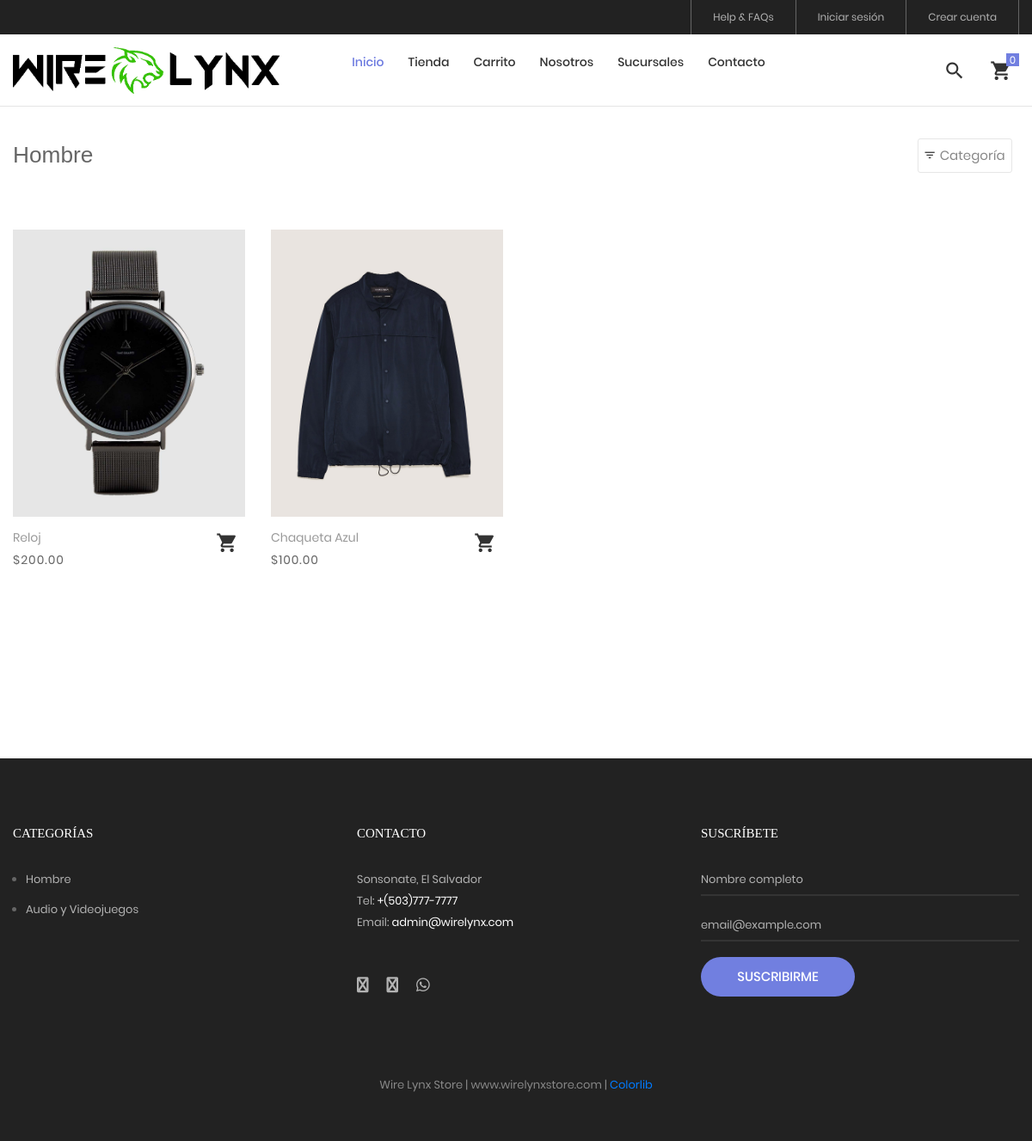
/tienda/categoria/1/hombre, run on the app's committed database.
### tables this page shows
CREATE TABLE IF NOT EXISTS `producto` (
  `idproducto` bigint(20) NOT NULL AUTO_INCREMENT,
  `categoriaid` bigint(20) NOT NULL,
  `codigo` varchar(30) NOT NULL,
  `nombre` varchar(255) NOT NULL,
  `descripcion` text NOT NULL,
  `precio` decimal(11,2) NOT NULL,
  `stock` int(11) NOT NULL,
  `imagen` varchar(100) DEFAULT NULL,
  `datecreated` datetime NOT NULL DEFAULT CURRENT_TIMESTAMP,
  `ruta` varchar(255) NOT NULL,
  `status` int(11) NOT NULL DEFAULT '1',
  PRIMARY KEY (`idproducto`),
  KEY `categoriaid` (`categoriaid`)
);

CREATE TABLE IF NOT EXISTS `categoria` (
  `idcategoria` bigint(20) NOT NULL AUTO_INCREMENT,
  `nombre` varchar(255) NOT NULL,
  `descripcion` text NOT NULL,
  `portada` varchar(100) NOT NULL,
  `datecreated` datetime NOT NULL DEFAULT CURRENT_TIMESTAMP,
  `ruta` varchar(255) NOT NULL,
  `status` int(11) NOT NULL DEFAULT '1',
  PRIMARY KEY (`idcategoria`)
);

### Libraries/Core/Views.php (called while the page is built)
<?php
	class Views
	{
		function getView($controller,$view,$data="")
		{
			$controller = get_class($controller);
			if($controller == "Home"){
				$view = "Views/".$view.".php";
			}else{
				$view = "Views/".$controller."/".$view.".php";
			}
			require_once ($view);
		}
	}
 ?>

### index.php (called while the page is built, shortened)
<?php
	require_once("Helpers/Helpers.php");
	require_once("Libraries/Core/Load.php");

### Libraries/Core/Mysql.php (called while the page is built, shortened)
<?php
	class Mysql extends Conexion
	{
		private $conexion;
		function __construct()
		{
			$this->conexion = new Conexion();
			$this->conexion = $this->conexion->conect();
		}
		public function select(string $query)
		{
			$this->strquery = $query;
        	$result = $this->conexion->prepare($this->strquery);
			$result->execute();
        	$data = $result->fetch(PDO::FETCH_ASSOC);
        	return $data;
		}
		public function select_all(string $query)
		{
			$this->strquery = $query;
        	$result = $this->conexion->prepare($this->strquery);
			$result->execute();
        	$data = $result->fetchall(PDO::FETCH_ASSOC);
        	return $data;
		}
	}
 ?>

### Libraries/Core/Conexion.php (called while the page is built)
<?php
class Conexion{
	private $conect;
	public function __construct(){
		$connectionString = "mysql:host=".DB_HOST.";dbname=".DB_NAME.";charset=".DB_CHARSET;
		try{
			$this->conect = new PDO($connectionString, DB_USER, DB_PASSWORD);
			$this->conect->setAttribute(PDO::ATTR_ERRMODE, PDO::ERRMODE_EXCEPTION);
		}catch(PDOException $e){
			$this->conect = 'Error de conexión';
		    echo "ERROR: " . $e->getMessage();
		}
	}
	public function conect(){
		return $this->conect;
	}
}
?>

### Models/TProducto.php (called while the page is built, shortened)
<?php
require_once("Libraries/Core/Mysql.php");
trait TProducto{
	public function getProductosCategoriaT(int $idcategoria, string $ruta, $desde = null, $porpagina = null){
		$this->intIdcategoria = $idcategoria;
		$this->strRuta = $ruta;
		$where = "";
		if(is_numeric($desde) AND is_numeric($porpagina)){
			$where = " LIMIT ".$desde.",".$porpagina;
		}
		$this->con = new Mysql();
		$sql_cat = "SELECT idcategoria,nombre,ruta FROM categoria WHERE idcategoria = '{$this->intIdcategoria}'";
		$request = $this->con->select($sql_cat);
		if(!empty($request)){
			$this->strCategoria = $request['nombre'];
			$this->strRutaCategoria = $request['ruta'];
			$sql = "SELECT p.idproducto,
							p.codigo,
							p.nombre,
							p.descripcion,
							p.categoriaid,
							c.nombre as categoria,
							p.precio,
							p.ruta,
							p.stock
					FROM producto p
					INNER JOIN categoria c
					ON p.categoriaid = c.idcategoria
					WHERE p.status != 0 AND p.categoriaid = $this->intIdcategoria AND c.ruta = '{$this->strRuta}'
					ORDER BY p.idproducto DESC ".$where;
					$request = $this->con->select_all($sql);
					if(count($request) > 0){
						for ($c=0; $c < count($request) ; $c++) {
							$intIdProducto = $request[$c]['idproducto'];
							$sqlImg = "SELECT img
									FROM imagen
									WHERE productoid = $intIdProducto";
							$arrImg = $this->con->select_all($sqlImg);
							if(count($arrImg) > 0){
								for ($i=0; $i < count($arrImg); $i++) {
									$arrImg[$i]['url_image'] = media().'/images/uploads/'.$arrImg[$i]['img'];
								}
							}
							$request[$c]['images'] = $arrImg;
						}
					}
			$request = array('idcategoria' => $this->intIdcategoria,
								'ruta' => $this->strRutaCategoria,
								'categoria' => $this->strCategoria,
								'productos' => $request
							);
		}
		return $request;
	}
}
 ?>

### Helpers/Helpers.php (called while the page is built, shortened)
<?php
	function base_url()
	{
		return BASE_URL;
	}
    function footerTienda($data="")
    {
        $view_footer = "Views/Template/footer_tienda.php";
        require_once ($view_footer);
    }
    function formatMoney($cantidad){
        $cantidad = number_format($cantidad,2,SPD,SPM);
        return $cantidad;
    }
    function getCatFooter(){
        require_once ("Models/CategoriasModel.php");
        $objCategoria = new CategoriasModel();
        $request = $objCategoria->getCategoriasFooter();
        return $request;
    }
    function getInfoPage(int $idpagina){
        require_once("Libraries/Core/Mysql.php");
        $con = new Mysql();
        $sql = "SELECT * FROM post WHERE idpost = $idpagina";
        $request = $con->select($sql);
        return $request;
    }
 ?>

### Models/CategoriasModel.php (called while the page is built, shortened)
<?php
	class CategoriasModel extends Mysql
	{
		public function getCategoriasFooter(){
			$sql = "SELECT idcategoria, nombre, descripcion, portada, ruta
					FROM categoria WHERE  status = 1 AND idcategoria IN (".CAT_FOOTER.")";
			$request = $this->select_all($sql);
			if(count($request) > 0){
				for ($c=0; $c < count($request) ; $c++) {
					$request[$c]['portada'] = BASE_URL.'/Assets/images/uploads/'.$request[$c]['portada'];
				}
			}
			return $request;
		}
	}
 ?>

### Views/Tienda/categoria.php (the view, shortened to what this page needs)
<?php
$arrProductos = $data['productos'];
 ?>
<br><br><br>
<hr>
	<div class="bg0 m-t-23 p-b-140">
		<div class="container">
			<div class="flex-w flex-sb-m p-b-52">
				<div class="flex-w flex-l-m filter-tope-group m-tb-10">
					<h3><?= $data['page_title']; ?></h3>
				</div>
				<div class="flex-w flex-c-m m-tb-10">
					<div class="flex-c-m stext-106 cl6 size-104 bor4 pointer hov-btn3 trans-04 m-r-8 m-tb-4 js-show-filter">
						<i class="icon-filter cl2 m-r-6 fs-15 trans-04 zmdi zmdi-filter-list"></i>
						 Categoría &nbsp;
					</div>
				</div>
			</div>
			<div class="row isotope-grid">
			<?php
			if(!empty($arrProductos)){
				for ($p=0; $p < count($arrProductos); $p++) {
					$ruta = $arrProductos[$p]['ruta'];
					if(count($arrProductos[$p]['images']) > 0 ){
						$portada = $arrProductos[$p]['images'][0]['url_image'];
					}else{
						$portada = media().'/images/uploads/product.png';
					}
			 ?>
				<div class="col-sm-6 col-md-4 col-lg-3 p-b-35 isotope-item women">
					<div class="block2">
						<div class="block2-pic hov-img0">
							<img src="<?= $portada ?>" alt="<?= $arrProductos[$p]['nombre'] ?>">
						</div>
						<div class="block2-txt flex-w flex-t p-t-14">
							<div class="block2-txt-child1 flex-col-l ">
								<a href="<?= base_url().'/tienda/producto/'.$arrProductos[$p]['idproducto'].'/'.$ruta; ?>" class="stext-104 cl4 hov-cl1 trans-04 js-name-b2 p-b-6">
									<?= $arrProductos[$p]['nombre'] ?>
								</a>
								<span class="stext-105 cl3">
									<?= SMONEY.formatMoney($arrProductos[$p]['precio']); ?>
								</span>
							</div>
							<div class="block2-txt-child2 flex-r p-t-3">
								<a href="#"
								 id="<?= openssl_encrypt($arrProductos[$p]['idproducto'],METHODENCRIPT,KEY); ?>"
								 class="btn-addwish-b2 dis-block pos-relative js-addwish-b2 js-addcart-detail
								 icon-header-item cl2 hov-cl1 trans-04 p-l-22 p-r-11
								 ">
									<i class="zmdi zmdi-shopping-cart"></i>
								</a>
							</div>
						</div>
					</div>
				</div>
			<?php
				}
			}else{
				?>
			<p>No hay productos para mostrar <a href="<?= base_url() ?>/tienda"> Ver productos</a></p>
			<?php
			}
			?>
			</div>
			<?php
				if(count($data['productos']) > 0){
			 ?>
			<div class="flex-c-m flex-w w-full p-t-45">
			</div>
			<?php
				}
			 ?>
		</div>
	</div>
<?php
	footerTienda($data);
?>

### Views/Template/footer_tienda.php (shortened to what this page needs)
	<?php
		$catFotter = getCatFooter();
	 ?>
	<footer class="bg3 p-t-75 p-b-32">
		<div class="container">
			<div class="row">
				<div class="col-sm-6 col-lg-4 p-b-50">
					<h4 class="stext-301 cl0 p-b-30">
						Categorías
					</h4>
					<?php if(count($catFotter) > 0){ ?>
					<ul>
						<?php foreach ($catFotter as $cat) { ?>
						<li class="p-b-10">
							<a href="<?= base_url() ?>/tienda/categoria/<?= $cat['idcategoria'].'/'.$cat['ruta'] ?>" class="stext-107 cl7 hov-cl1 trans-04">
								<?= $cat['nombre'] ?>
							</a>
						</li>
						<?php } ?>
					</ul>
					<?php } ?>
				</div>
				<div class="col-sm-6 col-lg-4 p-b-50">
					<h4 class="stext-301 cl0 p-b-30">
						Contacto
					</h4>
					<p class="stext-107 cl7 size-201">
						<?= DIRECCION ?> <br>
						Tel: <a class="linkFooter" href="tel:<?= TELEMPRESA ?>"><?= TELEMPRESA ?></a><br>
						Email: <a class="linkFooter" href="mailto:<?= EMAIL_EMPRESA ?>"><?= EMAIL_EMPRESA ?></a>
					</p>
					<div class="p-t-27">
						<a href="<?= FACEBOOK ?>" target="_blanck" class="fs-18 cl7 hov-cl1 trans-04 m-r-16">
							<i class="fa fa-facebook"></i>
						</a>
						<a href="<?= INSTAGRAM ?>" target="_blanck"  class="fs-18 cl7 hov-cl1 trans-04 m-r-16">
							<i class="fa fa-instagram"></i>
						</a>
						<a href="https://wa.me/<?= WHATSAPP ?>" target="_blanck"  class="fs-18 cl7 hov-cl1 trans-04 m-r-16">
							<i class="fab fa-whatsapp"></i>
						</a>
					</div>
				</div>
				<div class="col-sm-6 col-lg-4 p-b-50">
					<h4 class="stext-301 cl0 p-b-30">
						Suscríbete
					</h4>
					<form id="frmSuscripcion" name="frmSuscripcion">
						<div class="wrap-input1 w-full p-b-4">
							<input class="input1 bg-none plh1 stext-107 cl7" type="text" id="nombreSuscripcion" name="nombreSuscripcion" placeholder="Nombre completo" required>
						</div>
						<br>
						<div class="wrap-input1 w-full p-b-4">
							<input class="input1 bg-none plh1 stext-107 cl7" type="email" id="emailSuscripcion" name="emailSuscripcion" placeholder="email@example.com" required >
						</div>
						<div class="p-t-18">
							<button class="flex-c-m stext-101 cl0 size-103 bg1 bor1 hov-btn2 p-lr-15 trans-04">
								Suscribirme
							</button>
						</div>
					</form>
				</div>
			</div>
			<div class="p-t-40">
				<p class="stext-107 cl6 txt-center">
					<?= NOMBRE_EMPESA; ?> | <?= WEB_EMPRESA; ?> | <a href="https://colorlib.com" target="_blank">Colorlib</a>
				</p>
			</div>
		</div>
	</footer>
</body>
</html>

### Assets/tienda/css/main.css (style rules this page uses)
.container { max-width: 1380px; }
@media (max-width: 1600px) { .container { max-width: 1200px; } }
.container p { margin-bottom: 20px; }
.container ul, .container ol { margin-left: 15px; margin-bottom: 20px; }
.container ul, .container ul li { list-style: initial; }
.icon-header-item { position: relative; font-size: 26px; line-height: 1; cursor: pointer; }
.block2-pic { position: relative; }
.block2-txt-child1 { width: calc(100% - 30px); }
.block2-txt-child2 { width: 30px; }
.cl0 { color: #fff; }
.cl2 { color: #333; }
.cl3 { color: #666; }
.cl4 { color: #999; }
.cl6 { color: #888; }
.cl7 { color: #b2b2b2; }
.stext-101 { font-family: Poppins-Medium; font-size: 15px; line-height: 1.466667; text-transform: uppercase; }
.stext-104 { font-family: Poppins-Regular; font-size: 14px; line-height: 1.466667; }
.stext-105 { font-family: Poppins-Regular; font-size: 14px; line-height: 1.466667; letter-spacing: 1px; }
.stext-106 { font-family: Poppins-Regular; font-size: 15px; line-height: 1.2; }
.stext-107 { font-family: Poppins-Regular; font-size: 13px; line-height: 1.923; }
.stext-301 { font-family: Montserrat-Bold; font-size: 15px; line-height: 1.6; text-transform: uppercase; }
.size-103 { min-width: 179px; height: 46px; }
.size-104 { min-width: 94px; height: 40px; }
.size-201 { max-width: 270px; }
.bg-none { background-color: transparent; }
.bg0 { background-color: #fff; }
.bg1 { background-color: #717fe0; }
.bg3 { background-color: #222; }
.bor1 { border-radius: 23px; }
.bor4 { border: 1px solid #e6e6e6; border-radius: 3px; }
.wrap-input1 { position: relative; border-bottom: 2px solid rgba(204,204,204, 0.1); }
.input1 { background-color: transparent; width: 100%; }
.hov-img0 { display: block; overflow: hidden; }
.hov-img0 img { width: 100%; -webkit-transition: transform 0.9s ease; -o-transition: transform 0.9s ease; -moz-transition: transform 0.9s ease; transition: transform 0.9s ease; }
.linkFooter { color: #FFF !important; }

### data on the page
producto: shows a picture, nombre "Reloj", precio "200.00"
producto: shows a picture, nombre "Chaqueta Azul", precio "100.00"
categoria: nombre "Hombre"
categoria: nombre "Audio y Videojuegos"

### other printed values
$data['page_title'] "Hombre"
DIRECCION "Sonsonate, El Salvador"
TELEMPRESA "+(503)777-7777"
EMAIL_EMPRESA "admin@wirelynx.com"
NOMBRE_EMPESA "Wire Lynx Store"
WEB_EMPRESA "www.wirelynxstore.com"
